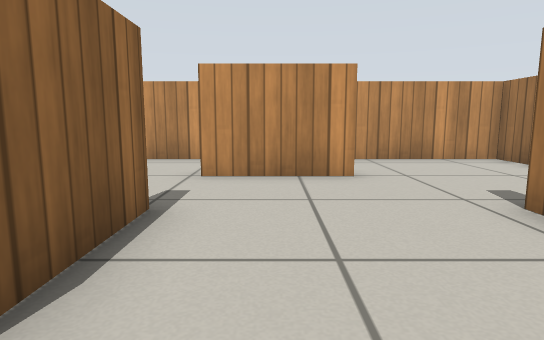
View 1 (above)

12 first-person views from a walk through a robot-simulator world made for Gazebo. The camera is 0.51 m above the floor, tilts 8° down and sees 75° across. The floor is counted in squares, 0.5 m on a side. Each view is taken from the middle of a square. On the plan, view 1 faces up. The plan holds only what a view shows up to about 13 squares ahead; the rest is blank. Simple patterns stand in for the simulator's built-in surfaces.

View 2
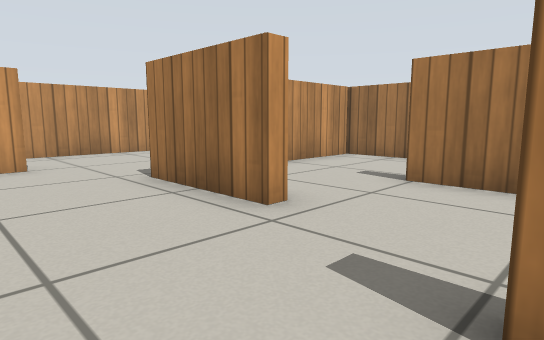

View 3
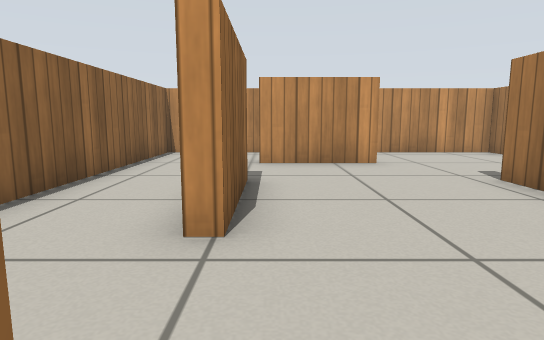

View 4
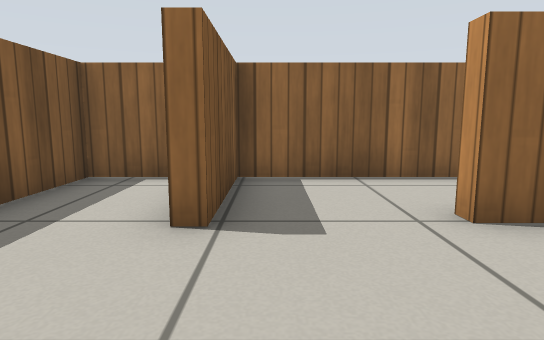

View 5
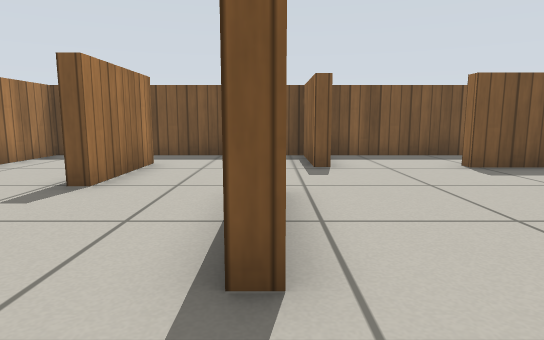

View 6
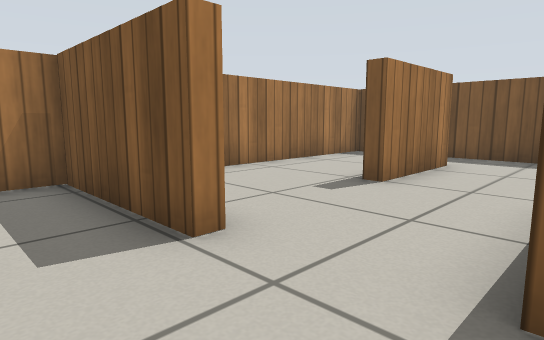

View 7
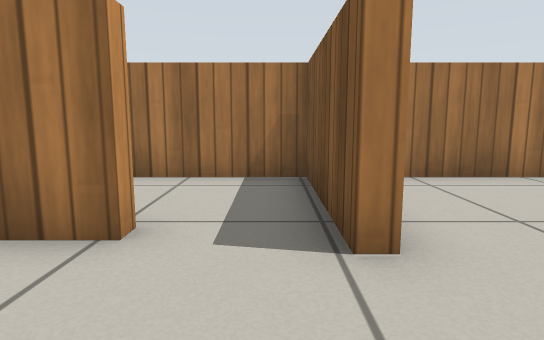

View 8
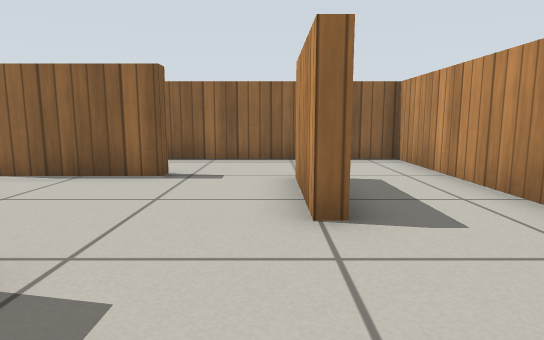

View 9
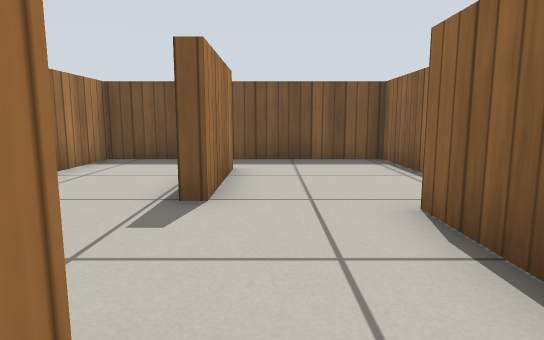

View 10
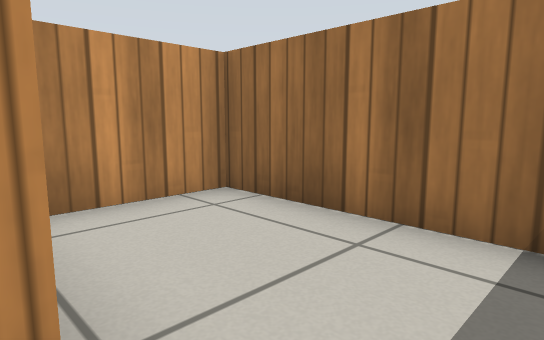

View 11
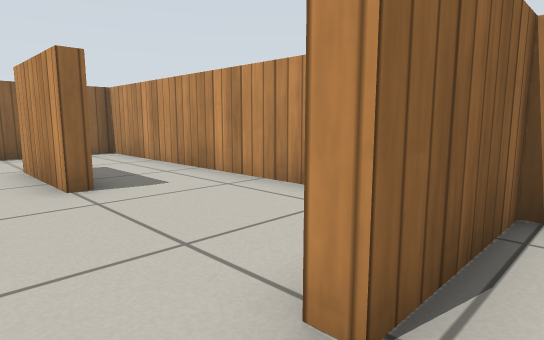

View 12
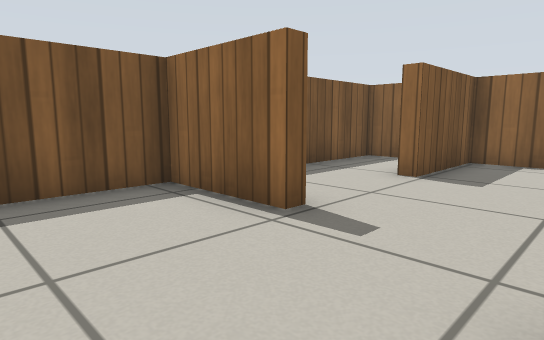

### Floor plan
Points are (right, up) in squares from view 1. A wall is a line through its corners. A room is listed if a view was taken in it or the views show most of it. See-through windows are left out.
Room 1 (views 1, 2, 3, 4, 5, 6, 7, 8, 9, 12)
walls: (3.3, 2.9) (3.3, 1) (2.9, 1) (2.9, 4) (3.4, 4); (1.6, -1.6) (2.1, -1.6) (2.1, -4.3) (9.3, -4.3) (9.3, 4) (6.5, 4); (5.6, 4) (5.6, 4.4); (-1.9, 4) (-1.4, 4) (-1.4, 1) (-1.9, 1); (1.5, 6.9) (1.5, 6.4) (-1.4, 6.4); (5.9, 6.4) (5.9, 9.3) (-4.3, 9.3) (-4.3, -1.6) (-1.4, -1.6) (-1.4, -2); (5.9, -2.5) (5.9, 0.6) (6.2, 0.6); (-4.3, -2.8) (-4.3, -4.3) (1.4, -4.3)
ways out: opening at (6, 5.5) to room 2
Room 2 (views 10, 11)
walls: (5.6, 4.4) (9.3, 4.4) (9.3, 9.3) (6.3, 9.3) (6.3, 6.4) (5.9, 6.4)
ways out: opening at (6, 5.5) to room 1

Where each view was taken, in squares from view 1:
view 1: 0 up, 0 right, facing up
view 2: 2 down, 0 right, facing up-right
view 3: 2 down, 1 left, facing up
view 4: 1 down, 2 right, facing left
view 5: 6 up, 3 right, facing down
view 6: 6 up, 3 right, facing down-right
view 7: 5 up, 3 right, facing right
view 8: 6 up, 5 right, facing left
view 9: 5 up, 5 right, facing down
view 10: 5 up, 6 right, facing up-right
view 11: 5 up, 7 right, facing up-left
view 12: 1 up, 5 right, facing down-left
